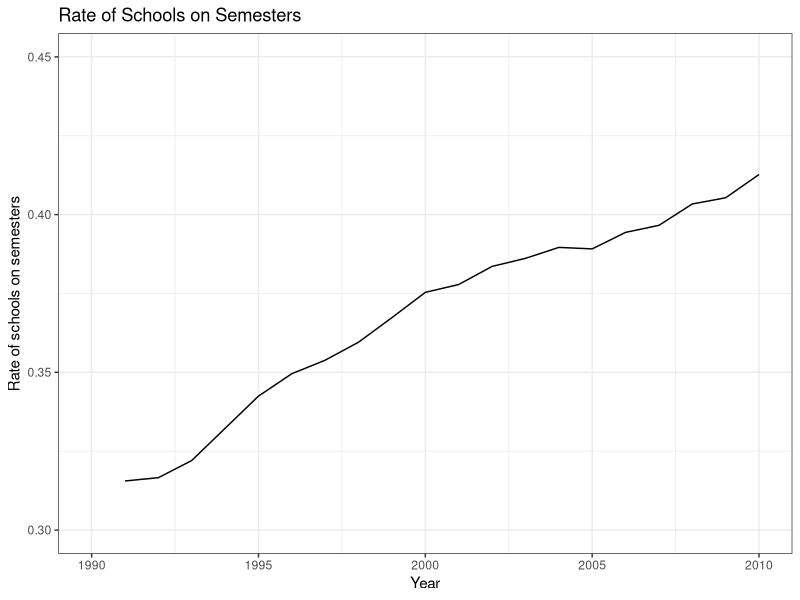

The R script that drew this image: (Note: this script raises an error after producing the figure.)
# descriptive statistics

# read raw data
master <- readr::read_csv(here::here("01_data", "raw", "master.csv")) |> 
  dplyr::select(-1)


# 1.
switchers <- master |> 
  dplyr::group_by(unitid) |> 
  dplyr::filter(any(quarter == 1)) |> 
  dplyr::filter(any(semester == 1)) |> 
  dplyr::ungroup() 
never_swichers <- dplyr::anti_join(master, switchers) 

make_descriptive_statistics <- function(dataframe, type){
  descriptive_statistics <-  dataframe[,c(3, 13, 12, 14, 17, 6, 15, 16)] |>
    colMeans(na.rm = TRUE) |> 
    round(digits = 2) |> 
    as.data.frame() |> 
    magrittr::set_colnames(type)
}
descriptive_statistics_all             <- make_descriptive_statistics(dataframe = master, type = "all")
descriptive_statistics_switchers       <- make_descriptive_statistics(dataframe = switchers, type = "switchers")
descriptive_statistics_never_switchers <- make_descriptive_statistics(dataframe = never_swichers, type = "never_swichers")

descriptive_statistics <- cbind(descriptive_statistics_all, descriptive_statistics_never_switchers, descriptive_statistics_switchers)


## 2. and 3.
master_by_year <- master |> 
  dplyr::group_by(year) |> 
  dplyr::summarise(gradrate4yr_mean = mean(gradrate4yr), semester_rate = mean(semester))

graph_gradrate <- ggplot2::ggplot(data = master_by_year, ggplot2::aes(x = year, y = gradrate4yr_mean)) +
  ggplot2::geom_line() +
  ggplot2::xlim(c(1990, 2010)) +
  ggplot2::ylim(c(0.3, 0.45)) +
  ggplot2::labs(title  = "Rate of Schools on Semesters",
                x = "Year",
                y = "Rate of schools on semesters") +
  ggplot2::theme_bw() 
graph_gradrate
ggplot2::ggsave(graph_gradrate, file = here::here("02_analysis", "output", "gradrate.png"))  

graph_semester_rate <- ggplot2::ggplot(data = master_by_year, ggplot2::aes(x = year, y = semester_rate)) +
  ggplot2::geom_line() +
  ggplot2::xlim(c(1990, 2010)) +
  ggplot2::ylim(c(0.87, 1.00)) +
  ggplot2::labs(title  = "Four-Year Graduation Rates",
                x = "Year",
                y = "Four-year graduation rates") +
  ggplot2::theme_bw() 
graph_semester_rate
ggplot2::ggsave(graph_semester_rate, file = here::here("02_analysis", "output", "semester_rate.png"))  


## 4.
make_scatter_plot <- function(variable, label){
  data_scatter_plot <- master |> 
    dplyr::mutate("per_men_cohort" = 1 - per_women_cohort)
  variable <- rlang::enquo(variable)
  ggplot2::ggplot(data = data_scatter_plot) +
    ggplot2::geom_point(ggplot2::aes(x = !!variable, y = gradrate4yr)) +
    ggplot2::labs(x = paste0(label),
                  y = "Four-year graduation rate",
                  title = paste0("scatter plot of ", label, " and Four-year graduation rate")) +
    ggplot2::theme_bw() 
}

make_scatter_plot(variable = per_women_cohort, label = "per women cohort")
make_scatter_plot(variable = per_men_cohort, label = "per men cohort")
make_scatter_plot(variable = per_white_cohort, label = "per white cohort")
make_scatter_plot(variable = costs, label = "Total expenditures")
make_scatter_plot(variable = instatetuition, label = "In-state tuition")
